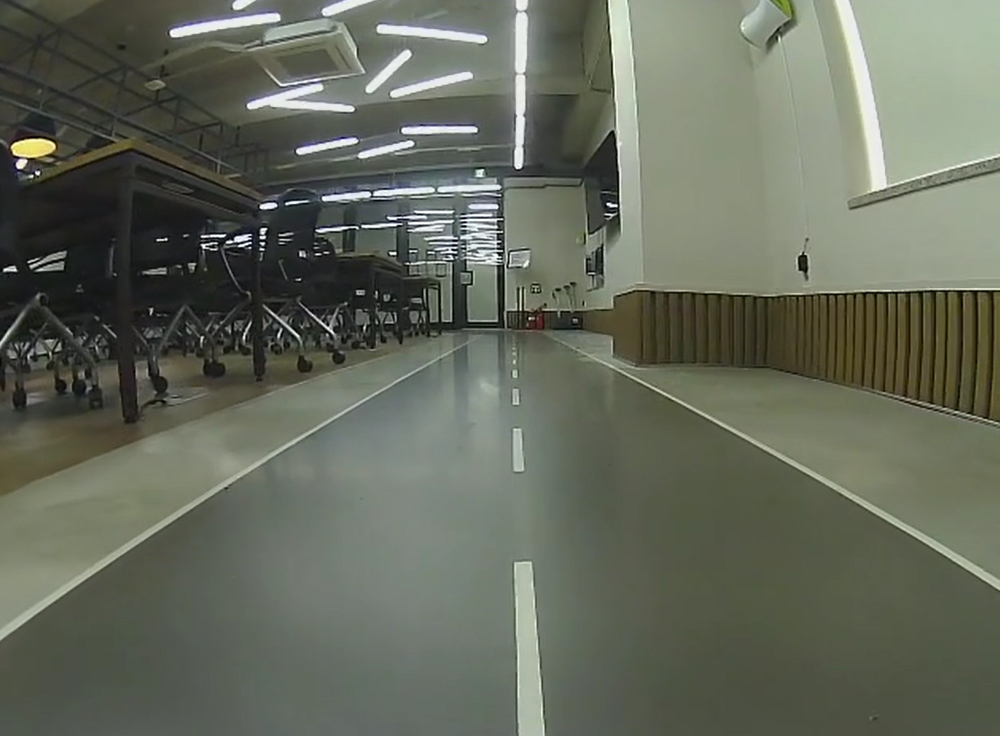
#> input picture lines_detection_hough_transform/kmu_img.jpg, 1999 x 1471 px (shown at 1/2 size)
$ python 'perspective transform.py'
#> lines starting #> are read from the running program, lines starting #| are printed output that depends on the picture
#perspective transform 원근 변환

import cv2
import numpy as np
import matplotlib.pyplot as plt

image = cv2.imread("kmu_img.jpg")
#> image is the input picture: shape (1471, 1999, 3); mean B, G, R 92.3, 105.7, 101.1
plt.imshow(cv2.cvtColor(image, cv2.COLOR_BGR2RGB))

#Pn = []
p1 = [650,750]
p2 = [1450,750]
p3 = [1900,1000]
p4 = [300,1000]

corner_points_arr = np.float32([p1,p2,p3,p4])
height,width = image.shape[:2]
#> height = 1471; width = 1999

image_p1 = [0, 0]
image_p2 = [width, 0]
#> image_p2 = [1999, 0]
image_p3 = [width, height]
#> image_p3 = [1999, 1471]
image_p4 = [0, height]
#> image_p4 = [0, 1471]

image_params = np.float32([image_p1, image_p2, image_p3, image_p4])
mat = cv2.getPerspectiveTransform(corner_points_arr, image_params)
image_transformed = cv2.warpPerspective(image, mat, (width, height))
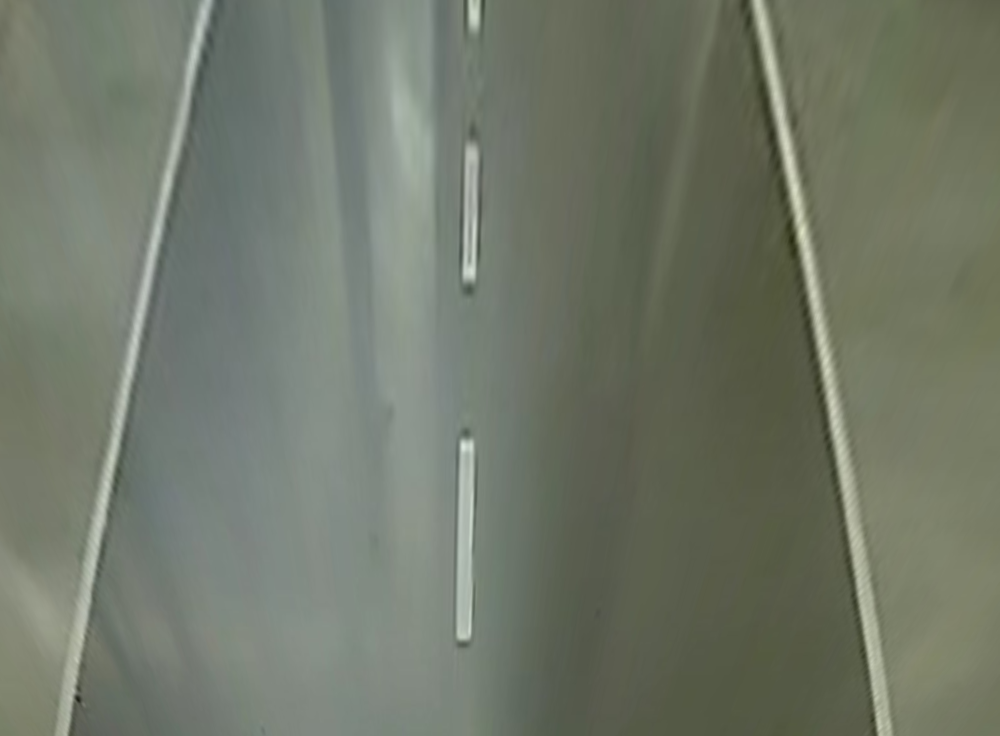
#> image_transformed: shape (1471, 1999, 3) (shown at 1/2 size); mean B, G, R 104.8, 119.4, 112.6

plt.imshow(cv2.cvtColor(image_transformed, cv2.COLOR_BGR2RGB))

hcon = cv2.hconcat([image, image_transformed])
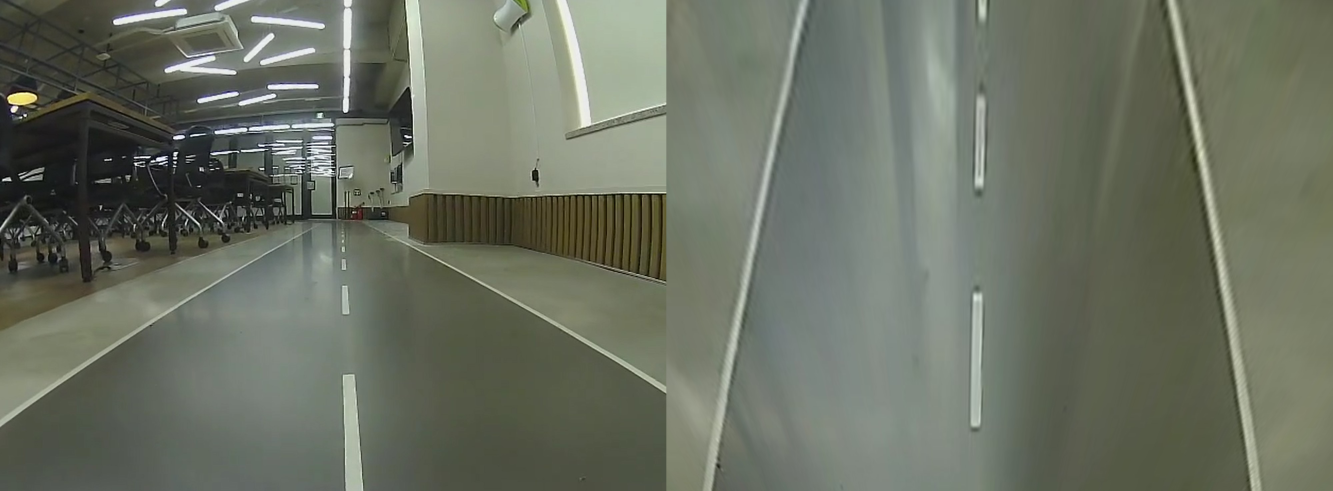
#> hcon: shape (1471, 3998, 3) (shown at 1/3 size); mean B, G, R 98.6, 112.5, 106.8
hcon = cv2.resize(hcon, (0, 0), fx=0.5, fy=0.5)
#> hcon: shape (736, 1999, 3)
#> `# cv2.destroyAllWindows()`:
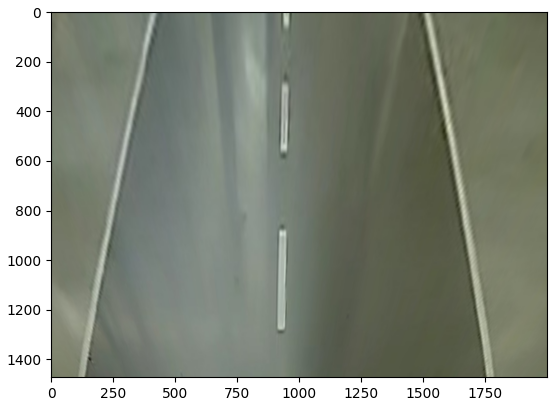
#> figure drawn by matplotlib, 1 panel
cv2.imshow('bird-eye-view', hcon)
cv2.waitKey(0)
cv2.destroyAllWindows()


# [22 lines of commented-out code are left out]
